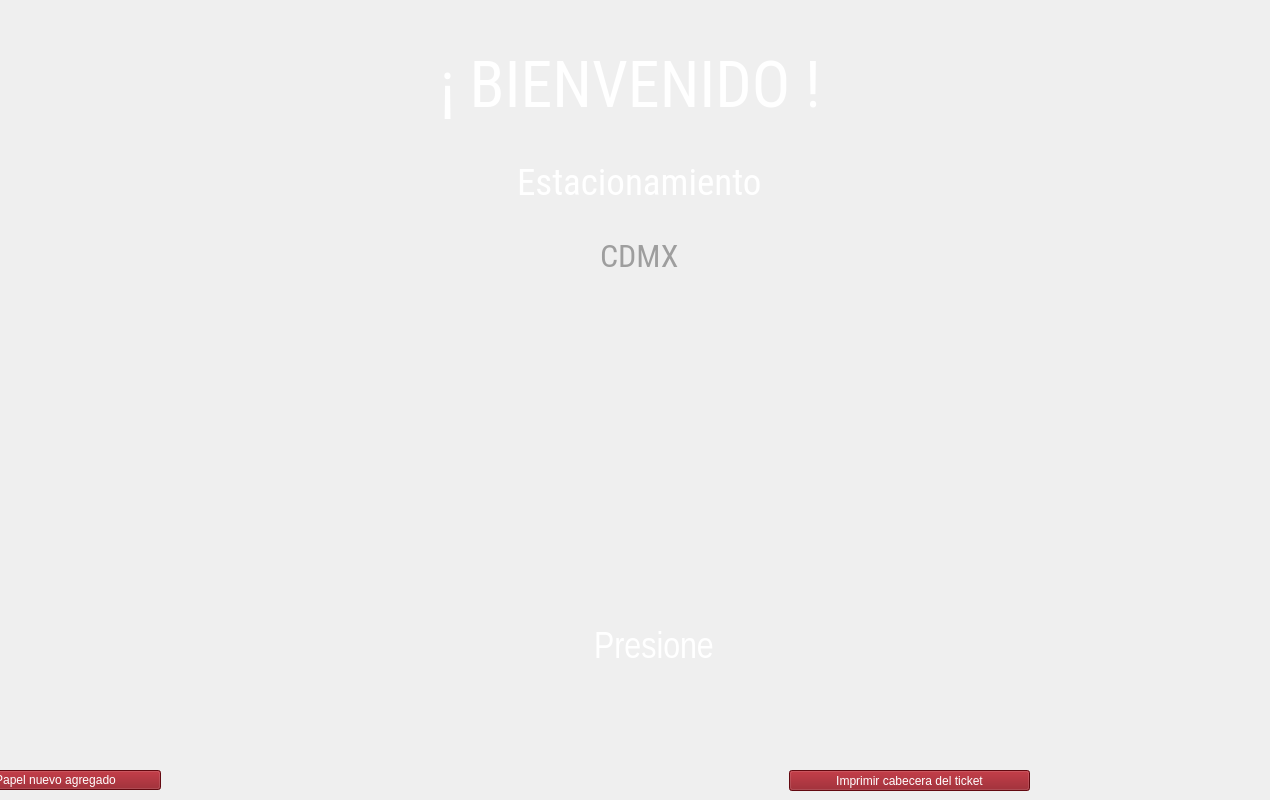
   <widget class="QWidget" name="page_9">
    <widget class="QPushButton" name="pushButton_27">
     <property name="geometry">
      <rect>
       <x>-50</x>
       <y>770</y>
       <width>211</width>
       <height>20</height>
      </rect>
     </property>
     <property name="styleSheet">
      <string notr="true">background-color: rgb(138, 12, 22);
color: rgb(255, 255, 255);</string>
     </property>
     <property name="text">
      <string>Papel nuevo agregado</string>
     </property>
    </widget>
    <widget class="QLabel" name="label_54">
     <property name="geometry">
      <rect>
       <x>520</x>
       <y>330</y>
       <width>251</width>
       <height>241</height>
      </rect>
     </property>
     <property name="styleSheet">
      <string notr="true">background-color:transparent;</string>
     </property>
     <property name="text">
      <string/>
     </property>
     <property name="pixmap">
      <pixmap>../../iconos/pb3.png</pixmap>
     </property>
     <property name="scaledContents">
      <bool>true</bool>
     </property>
    </widget>
    <widget class="QPushButton" name="pushButton_28">
     <property name="geometry">
      <rect>
       <x>789</x>
       <y>770</y>
       <width>241</width>
       <height>21</height>
      </rect>
     </property>
     <property name="styleSheet">
      <string notr="true">background-color: rgb(138, 12, 22);
color: rgb(255, 255, 255);</string>
     </property>
     <property name="text">
      <string>Imprimir cabecera del ticket</string>
     </property>
    </widget>
    <widget class="QGroupBox" name="groupBox">
     <property name="geometry">
      <rect>
       <x>230</x>
       <y>-20</y>
       <width>781</width>
       <height>761</height>
      </rect>
     </property>
     <property name="styleSheet">
      <string notr="true">background-color:transparent;
border:none;</string>
     </property>
     <property name="title">
      <string>GroupBox</string>
     </property>
     <widget class="QWidget" name="layoutWidget_10">
      <property name="geometry">
       <rect>
        <x>40</x>
        <y>250</y>
        <width>751</width>
        <height>51</height>
       </rect>
      </property>
      <layout class="QGridLayout" name="gridLayout_11">
       <item row="0" column="3">
        <widget class="QLabel" name="label_58">
         <property name="text">
          <string/>
         </property>
        </widget>
       </item>
       <item row="0" column="0">
        <spacer name="horizontalSpacer_21">
         <property name="orientation">
          <enum>Qt::Horizontal</enum>
         </property>
         <property name="sizeHint" stdset="0">
          <size>
           <width>40</width>
           <height>20</height>
          </size>
         </property>
        </spacer>
       </item>
       <item row="0" column="2">
        <spacer name="horizontalSpacer_22">
         <property name="orientation">
          <enum>Qt::Horizontal</enum>
         </property>
         <property name="sizeHint" stdset="0">
          <size>
           <width>40</width>
           <height>20</height>
          </size>
         </property>
        </spacer>
       </item>
       <item row="0" column="1">
        <widget class="QLabel" name="nomLoc2">
         <property name="font">
          <font>
           <family>Roboto Condensed</family>
           <pointsize>24</pointsize>
           <weight>50</weight>
           <italic>false</italic>
           <bold>false</bold>
          </font>
         </property>
         <property name="styleSheet">
          <string notr="true">background-color:transparent;
color:rgb(158, 158, 158)</string>
         </property>
         <property name="text">
          <string>CDMX</string>
         </property>
        </widget>
       </item>
      </layout>
     </widget>
     <widget class="QWidget" name="layoutWidget_15">
      <property name="geometry">
       <rect>
        <x>40</x>
        <y>170</y>
        <width>751</width>
        <height>65</height>
       </rect>
      </property>
      <layout class="QGridLayout" name="gridLayout_16">
       <item row="0" column="3">
        <widget class="QLabel" name="label_60">
         <property name="text">
          <string/>
         </property>
        </widget>
       </item>
       <item row="0" column="0">
        <spacer name="horizontalSpacer_31">
         <property name="orientation">
          <enum>Qt::Horizontal</enum>
         </property>
         <property name="sizeHint" stdset="0">
          <size>
           <width>40</width>
           <height>20</height>
          </size>
         </property>
        </spacer>
       </item>
       <item row="0" column="1">
        <widget class="QLabel" name="nomPlaza2">
         <property name="font">
          <font>
           <family>Roboto Condensed</family>
           <pointsize>28</pointsize>
           <weight>50</weight>
           <italic>false</italic>
           <bold>false</bold>
          </font>
         </property>
         <property name="styleSheet">
          <string notr="true">background-color:transparent;
color:rgb(0, 0, 0);
color:rgb(255, 255, 255)</string>
         </property>
         <property name="text">
          <string>Estacionamiento</string>
         </property>
        </widget>
       </item>
       <item row="0" column="2">
        <spacer name="horizontalSpacer_32">
         <property name="orientation">
          <enum>Qt::Horizontal</enum>
         </property>
         <property name="sizeHint" stdset="0">
          <size>
           <width>40</width>
           <height>20</height>
          </size>
         </property>
        </spacer>
       </item>
      </layout>
     </widget>
     <widget class="QLabel" name="label_53">
      <property name="geometry">
       <rect>
        <x>90</x>
        <y>60</y>
        <width>621</width>
        <height>91</height>
       </rect>
      </property>
      <property name="font">
       <font>
        <family>Roboto Condensed</family>
        <pointsize>48</pointsize>
        <weight>50</weight>
        <italic>false</italic>
        <bold>false</bold>
       </font>
      </property>
      <property name="styleSheet">
       <string notr="true">color:rgb(0, 0, 0);
color:rgb(255, 255, 255)</string>
      </property>
      <property name="text">
       <string>&lt;html&gt;&lt;head/&gt;&lt;body&gt;&lt;p align=&quot;center&quot;&gt;¡ BIENVENIDO !&lt;/p&gt;&lt;/body&gt;&lt;/html&gt;</string>
      </property>
     </widget>
     <widget class="QWidget" name="layoutWidget_12">
      <property name="geometry">
       <rect>
        <x>100</x>
        <y>600</y>
        <width>661</width>
        <height>143</height>
       </rect>
      </property>
      <layout class="QGridLayout" name="gridLayout_13">
       <item row="0" column="2">
        <spacer name="horizontalSpacer_25">
         <property name="orientation">
          <enum>Qt::Horizontal</enum>
         </property>
         <property name="sizeHint" stdset="0">
          <size>
           <width>40</width>
           <height>20</height>
          </size>
         </property>
        </spacer>
       </item>
       <item row="0" column="3">
        <widget class="QLabel" name="label_14">
         <property name="text">
          <string/>
         </property>
        </widget>
       </item>
       <item row="0" column="1">
        <widget class="QLabel" name="lpress">
         <property name="font">
          <font>
           <family>Liberation Sans Narrow</family>
           <pointsize>28</pointsize>
           <weight>50</weight>
           <italic>false</italic>
           <bold>false</bold>
          </font>
         </property>
         <property name="styleSheet">
          <string notr="true">background-color:transparent;

color:rgb(255, 255, 255)</string>
         </property>
         <property name="text">
          <string>&lt;html&gt;&lt;head/&gt;&lt;body&gt;&lt;p align=&quot;center&quot;&gt;Presione&lt;/p&gt;&lt;/body&gt;&lt;/html&gt;</string>
         </property>
        </widget>
       </item>
       <item row="0" column="0">
        <spacer name="horizontalSpacer_26">
         <property name="orientation">
          <enum>Qt::Horizontal</enum>
         </property>
         <property name="sizeHint" stdset="0">
          <size>
           <width>40</width>
           <height>20</height>
          </size>
         </property>
        </spacer>
       </item>
      </layout>
     </widget>
     <zorder>layoutWidget_10</zorder>
     <zorder>layoutWidget_15</zorder>
     <zorder>label_53</zorder>
     <zorder>layoutWidget_12</zorder>
     <zorder>label_24</zorder>
    </widget>
    <widget class="QPushButton" name="bpanelconfb">
     <property name="geometry">
      <rect>
       <x>10</x>
       <y>20</y>
       <width>71</width>
       <height>71</height>
      </rect>
     </property>
     <property name="font">
      <font>
       <family>Roboto Condensed</family>
       <pointsize>14</pointsize>
       <weight>75</weight>
       <italic>false</italic>
       <bold>true</bold>
      </font>
     </property>
     <property name="styleSheet">
      <string notr="true">background-color:transparent;
color:rgb(255, 255, 255);
border-radius:130%</string>
     </property>
     <property name="text">
      <string/>
     </property>
     <property name="icon">
      <iconset>
       <normaloff>../../iconos/config.png</normaloff>../../iconos/config.png</iconset>
     </property>
     <property name="iconSize">
      <size>
       <width>50</width>
       <height>50</height>
      </size>
     </property>
    </widget>
    <widget class="QLabel" name="label_24">
     <property name="geometry">
      <rect>
       <x>1130</x>
       <y>40</y>
       <width>131</width>
       <height>61</height>
      </rect>
     </property>
     <property name="styleSheet">
      <string notr="true">background:transparent;
color:rgb(7, 7, 7);
border-radius:25%</string>
     </property>
     <property name="text">
      <string/>
     </property>
     <property name="pixmap">
      <pixmap>../logo2.png</pixmap>
     </property>
     <property name="scaledContents">
      <bool>true</bool>
     </property>
    </widget>
    <zorder>groupBox</zorder>
    <zorder>pushButton_27</zorder>
    <zorder>label_54</zorder>
    <zorder>pushButton_28</zorder>
    <zorder>bpanelconfb</zorder>
    <zorder>label_24</zorder>
   </widget>
